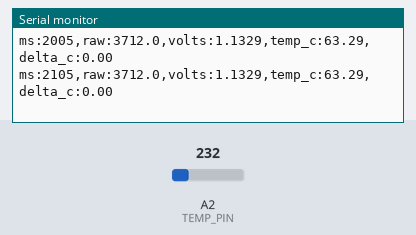
A sketch run on a simulated Arduino Uno R4 Minima. Shown: the last lines printed to the serial monitor. The test bench sets the inputs (shaded band); at power-on: A2 (TEMP_PIN) = 232 (analog values on the 0–1023 scale).

Above: at 2.2 s.
2.3 s: A2 (TEMP_PIN) set to 250
At 2.31 s:
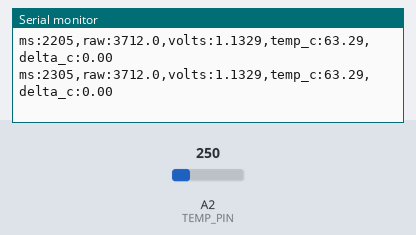
3.8 s: A2 (TEMP_PIN) set to 266
At 3.81 s:
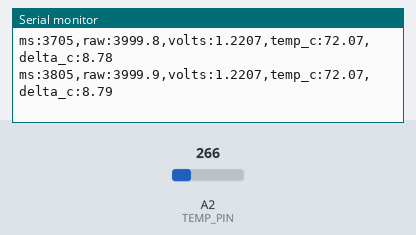
Timing chart, 0 to 6.8 s (numbered marks = the images above; inputs shaded):
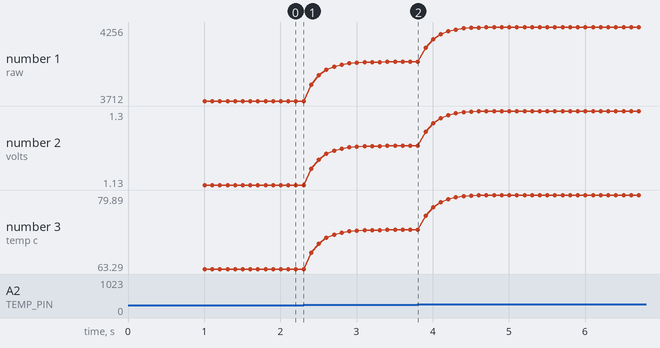

The sketch:

TestTemp.ino
```cpp
/*
  TestTemp.ino - SparkFun LilyPad Temperature Sensor (DEV-08777) serial streamer
  Board: Arduino Uno R4 Minima (also builds for the R3)
  Sensor: MCP9700-type analog temperature sensor on a LilyPad board.
          Output (from the SparkFun repo): 0.5 V at 0 C, 0.75 V at 25 C,
          10 mV per degree C.   =>   temp_c = (volts - 0.5) * 100

  Wiring (3 pads on the LilyPad):
    S tab (signal) -> A2
    + tab          -> 3.3V   (the SparkFun example code assumes 3.3V)
    - tab          -> GND

  Pins in use across the sketches: A0 EDA, A1 pulse, A2 temp (the pressure sensor
  was removed).

  NOTE: the SparkFun example converts counts with 3.3 V / 1023. That is only
  right if the ADC reference is 3.3 V on a 10-bit board. The R3/R4 ADC
  reference is 5 V by default, and the R4 is read at 14-bit here, so this
  sketch uses ADC_REF_VOLTS and ADC_MAX instead. The sensor's output is not
  tied to its supply voltage, so powering it from 3.3 V while the ADC
  reference is 5 V is fine.

  Resolution: 10 mV/C against a 5 V reference gives about 0.5 C per count at
  10-bit but about 0.03 C per count at 14-bit, so the R4's 14-bit read is what
  makes small temperature changes visible. Each sample here is the average of
  several reads to cut ADC noise.

  Accuracy: not stated in the SparkFun repo. Treat absolute readings as rough
  (a degree or two) and trust RELATIVE changes within a session. Temperature
  also responds slowly (seconds), especially through tape or skin.

  Mounting: tape the sensor flat against the skin (fingertip, wrist, or the
  back of the hand) with the chip side towards the skin. Let it settle for
  about a minute before judging a reading.

  Serial at 115200 baud, 10 lines per second. Output:
    ms:..,raw:..,volts:..,temp_c:..,delta_c:..
      ms       millis() at print time
      raw      ADC counts, averaged (0-1023 on R3, 0-16383 on R4)
      volts    raw converted to volts
      temp_c   temperature in degrees C (smoothed)
      delta_c  temp_c minus the reading taken for 1 s after reset. Keep the
               sensor in its starting position, in contact, during that second.

  The sensor_bridge ROS node publishes each field as sensor/<field>.
  Only one program can hold the serial port (close the Serial Monitor first).
*/

const uint8_t  TEMP_PIN         = A2;
const float    ADC_REF_VOLTS    = 5.0;    // R3 and R4 default reference

// ADC resolution: the R4 can read 14-bit (16x finer steps); the R3 is 10-bit.
// This picks the right one for whichever board the sketch is built for.
#if defined(ARDUINO_UNOR4_MINIMA) || defined(ARDUINO_UNOR4_WIFI) || defined(ARDUINO_ARCH_RENESAS_UNO)
  #define ADC_BITS 14
#else
  #define ADC_BITS 10
#endif
const uint16_t ADC_MAX          = (1 << ADC_BITS) - 1;   // 1023 on R3, 16383 on R4

const uint16_t SAMPLE_PERIOD_MS = 20;     // 50 Hz sampling
const uint16_t PRINT_PERIOD_MS  = 100;    // 10 Hz printing
const uint8_t  AVG_READS        = 8;      // analogReads averaged per sample
const float    SMOOTH_ALPHA     = 0.1;    // 0..1, lower = smoother
const uint16_t BASELINE_MS      = 1000;   // startup reference measurement

float    smoothedCounts = 0;
float    baselineC      = 0;
uint32_t lastSample     = 0;
uint32_t lastPrint      = 0;

float readCounts() {
  uint32_t sum = 0;
  for (uint8_t i = 0; i < AVG_READS; i++) sum += analogRead(TEMP_PIN);
  return (float)sum / AVG_READS;
}

float countsToCelsius(float counts) {
  float volts = counts * ADC_REF_VOLTS / ADC_MAX;
  return (volts - 0.5) * 100.0;
}

void setup() {
  Serial.begin(115200);
  pinMode(TEMP_PIN, INPUT);
#if ADC_BITS > 10
  analogReadResolution(ADC_BITS);
#endif

  Serial.println(F("Temperature test starting. Keep the sensor in place for a second..."));

  // Reference reading for delta_c
  uint32_t start = millis();
  float sum = 0;
  uint32_t n = 0;
  while (millis() - start < BASELINE_MS) {
    sum += readCounts();
    n++;
    delay(SAMPLE_PERIOD_MS);
  }
  smoothedCounts = sum / n;
  baselineC = countsToCelsius(smoothedCounts);
}

void loop() {
  uint32_t now = millis();

  if (now - lastSample >= SAMPLE_PERIOD_MS) {
    lastSample = now;
    smoothedCounts += SMOOTH_ALPHA * (readCounts() - smoothedCounts);
  }

  if (now - lastPrint >= PRINT_PERIOD_MS) {
    lastPrint = now;
    float volts = smoothedCounts * ADC_REF_VOLTS / ADC_MAX;
    float tempC = countsToCelsius(smoothedCounts);
    Serial.print(F("ms:"));        Serial.print(now);
    Serial.print(F(",raw:"));      Serial.print(smoothedCounts, 1);
    Serial.print(F(",volts:"));    Serial.print(volts, 4);
    Serial.print(F(",temp_c:"));   Serial.print(tempC, 2);
    Serial.print(F(",delta_c:"));  Serial.println(tempC - baselineC, 2);
  }
}
```

Measured:
- plotted number 1: 3712 → 3999.8 after the input at 2.3 s
- plotted number 2: 1.13 → 1.22 after the input at 2.3 s
- plotted number 3: 63.29 → 72.07 after the input at 2.3 s
